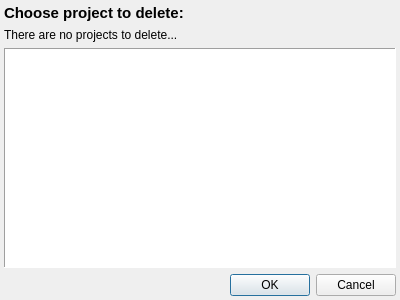
<?xml version="1.0" encoding="UTF-8"?>
<ui version="4.0">
 <class>DeleteDialog</class>
 <widget class="QDialog" name="DeleteDialog">
  <property name="geometry">
   <rect>
    <x>0</x>
    <y>0</y>
    <width>400</width>
    <height>300</height>
   </rect>
  </property>
  <property name="windowTitle">
   <string>Delete Project</string>
  </property>
  <property name="modal">
   <bool>true</bool>
  </property>
  <layout class="QVBoxLayout" name="verticalLayout_2">
   <property name="leftMargin">
    <number>4</number>
   </property>
   <property name="topMargin">
    <number>4</number>
   </property>
   <property name="rightMargin">
    <number>4</number>
   </property>
   <property name="bottomMargin">
    <number>4</number>
   </property>
   <item>
    <layout class="QVBoxLayout" name="verticalLayout">
     <item>
      <widget class="QLabel" name="Headline">
       <property name="font">
        <font>
         <pointsize>11</pointsize>
         <weight>75</weight>
         <bold>true</bold>
        </font>
       </property>
       <property name="text">
        <string>Choose project to delete:</string>
       </property>
      </widget>
     </item>
     <item>
      <widget class="QLabel" name="Information">
       <property name="text">
        <string>There are no projects to delete...</string>
       </property>
      </widget>
     </item>
     <item>
      <widget class="QListWidget" name="projectList">
       <property name="frameShape">
        <enum>QFrame::Panel</enum>
       </property>
       <property name="lineWidth">
        <number>1</number>
       </property>
       <property name="midLineWidth">
        <number>1</number>
       </property>
      </widget>
     </item>
    </layout>
   </item>
   <item>
    <widget class="QDialogButtonBox" name="buttonBox">
     <property name="orientation">
      <enum>Qt::Horizontal</enum>
     </property>
     <property name="standardButtons">
      <set>QDialogButtonBox::Cancel|QDialogButtonBox::Ok</set>
     </property>
    </widget>
   </item>
  </layout>
 </widget>
 <resources/>
 <connections>
  <connection>
   <sender>buttonBox</sender>
   <signal>accepted()</signal>
   <receiver>DeleteDialog</receiver>
   <slot>accept()</slot>
   <hints>
    <hint type="sourcelabel">
     <x>248</x>
     <y>254</y>
    </hint>
    <hint type="destinationlabel">
     <x>157</x>
     <y>274</y>
    </hint>
   </hints>
  </connection>
  <connection>
   <sender>buttonBox</sender>
   <signal>rejected()</signal>
   <receiver>DeleteDialog</receiver>
   <slot>reject()</slot>
   <hints>
    <hint type="sourcelabel">
     <x>316</x>
     <y>260</y>
    </hint>
    <hint type="destinationlabel">
     <x>286</x>
     <y>274</y>
    </hint>
   </hints>
  </connection>
 </connections>
</ui>
